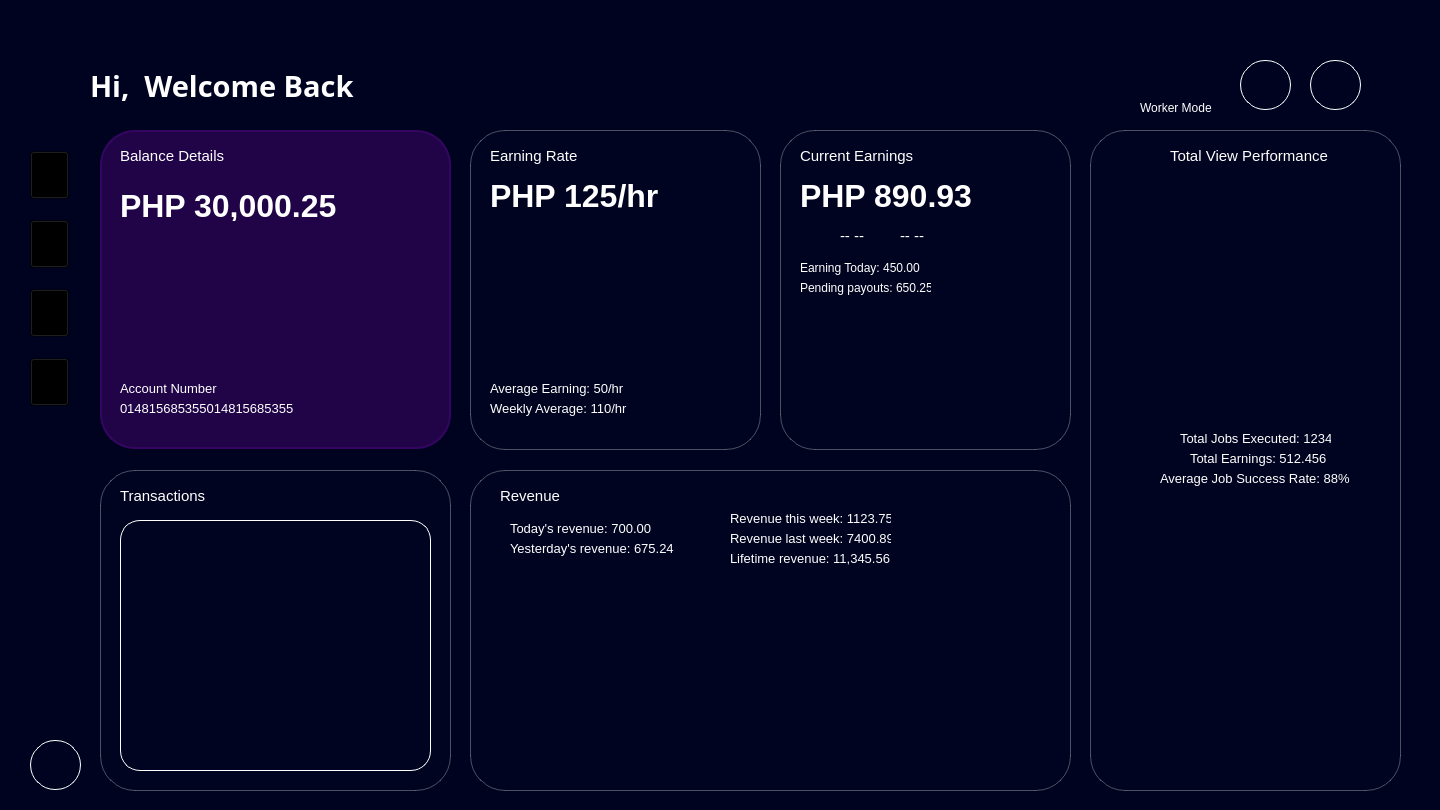
<?xml version="1.0" encoding="UTF-8"?>
<ui version="4.0">
 <class>earning_dash</class>
 <widget class="QMainWindow" name="earning_dash">
  <property name="geometry">
   <rect>
    <x>0</x>
    <y>0</y>
    <width>1440</width>
    <height>810</height>
   </rect>
  </property>
  <property name="minimumSize">
   <size>
    <width>1440</width>
    <height>810</height>
   </size>
  </property>
  <property name="maximumSize">
   <size>
    <width>1440</width>
    <height>810</height>
   </size>
  </property>
  <property name="windowTitle">
   <string>CrowdCloud</string>
  </property>
  <widget class="QWidget" name="centralwidget">
   <property name="enabled">
    <bool>true</bool>
   </property>
   <property name="minimumSize">
    <size>
     <width>1440</width>
     <height>810</height>
    </size>
   </property>
   <property name="maximumSize">
    <size>
     <width>1440</width>
     <height>810</height>
    </size>
   </property>
   <property name="styleSheet">
    <string notr="true">background-color: rgb(0, 3, 31);</string>
   </property>
   <widget class="QWidget" name="horizontalLayoutWidget">
    <property name="geometry">
     <rect>
      <x>0</x>
      <y>0</y>
      <width>2</width>
      <height>2</height>
     </rect>
    </property>
    <layout class="QHBoxLayout" name="horizontalLayout"/>
   </widget>
   <widget class="QLabel" name="logo">
    <property name="geometry">
     <rect>
      <x>20</x>
      <y>60</y>
      <width>52</width>
      <height>41</height>
     </rect>
    </property>
    <property name="autoFillBackground">
     <bool>false</bool>
    </property>
    <property name="styleSheet">
     <string notr="true">background: transparent;</string>
    </property>
    <property name="text">
     <string/>
    </property>
    <property name="pixmap">
     <pixmap>../../../../../../../Downloads/signup1logo.svg</pixmap>
    </property>
   </widget>
   <widget class="QLabel" name="welcome_label">
    <property name="geometry">
     <rect>
      <x>90</x>
      <y>70</y>
      <width>461</width>
      <height>31</height>
     </rect>
    </property>
    <property name="font">
     <font>
      <family>Century Gothic</family>
      <pointsize>22</pointsize>
      <weight>75</weight>
      <bold>true</bold>
     </font>
    </property>
    <property name="styleSheet">
     <string notr="true">background: transparent;
color: white;

</string>
    </property>
    <property name="text">
     <string>Hi,  Welcome Back</string>
    </property>
   </widget>
   <widget class="QLabel" name="earning_rate">
    <property name="geometry">
     <rect>
      <x>490</x>
      <y>140</y>
      <width>141</width>
      <height>31</height>
     </rect>
    </property>
    <property name="font">
     <font>
      <family>Segoe UI</family>
      <pointsize>11</pointsize>
      <weight>50</weight>
      <bold>false</bold>
     </font>
    </property>
    <property name="styleSheet">
     <string notr="true">color: white;
background: transparent;

</string>
    </property>
    <property name="text">
     <string>Earning Rate</string>
    </property>
   </widget>
   <widget class="QLabel" name="earning_con">
    <property name="geometry">
     <rect>
      <x>470</x>
      <y>130</y>
      <width>291</width>
      <height>320</height>
     </rect>
    </property>
    <property name="styleSheet">
     <string notr="true">QLabel {
	background-color: rgba(20, 20, 50, 10);
    border: 1px solid rgba(255, 255, 255, 0.3);
    border-radius: 35px;
    padding: 8px;
    color: white;
    font-family: &quot;Segoe UI&quot;;
    font-size: 13px;
}

QLabel:focus {
    border: 1px solid #7D5FFF;
    box-shadow: 0px 0px 8px #7D5FFF;
}
</string>
    </property>
    <property name="text">
     <string/>
    </property>
   </widget>
   <widget class="QWidget" name="verticalLayoutWidget">
    <property name="geometry">
     <rect>
      <x>30</x>
      <y>130</y>
      <width>43</width>
      <height>301</height>
     </rect>
    </property>
    <layout class="QVBoxLayout" name="verticalLayout">
     <property name="spacing">
      <number>0</number>
     </property>
     <item>
      <widget class="QToolButton" name="dash_bt">
       <property name="sizePolicy">
        <sizepolicy hsizetype="Fixed" vsizetype="Fixed">
         <horstretch>15</horstretch>
         <verstretch>15</verstretch>
        </sizepolicy>
       </property>
       <property name="styleSheet">
        <string notr="true">background: transparent;</string>
       </property>
       <property name="text">
        <string/>
       </property>
       <property name="icon">
        <iconset>
         <normaloff>../../../../../Downloads/dashboard.png</normaloff>../../../../../Downloads/dashboard.png</iconset>
       </property>
       <property name="iconSize">
        <size>
         <width>31</width>
         <height>41</height>
        </size>
       </property>
      </widget>
     </item>
     <item>
      <widget class="QToolButton" name="sys_bt">
       <property name="sizePolicy">
        <sizepolicy hsizetype="Fixed" vsizetype="Fixed">
         <horstretch>15</horstretch>
         <verstretch>15</verstretch>
        </sizepolicy>
       </property>
       <property name="styleSheet">
        <string notr="true">background: transparent;</string>
       </property>
       <property name="text">
        <string/>
       </property>
       <property name="icon">
        <iconset>
         <normaloff>../../../../../Downloads/system.png</normaloff>../../../../../Downloads/system.png</iconset>
       </property>
       <property name="iconSize">
        <size>
         <width>31</width>
         <height>41</height>
        </size>
       </property>
      </widget>
     </item>
     <item>
      <widget class="QToolButton" name="job_bt">
       <property name="sizePolicy">
        <sizepolicy hsizetype="Fixed" vsizetype="Fixed">
         <horstretch>15</horstretch>
         <verstretch>15</verstretch>
        </sizepolicy>
       </property>
       <property name="styleSheet">
        <string notr="true">background: transparent;</string>
       </property>
       <property name="text">
        <string/>
       </property>
       <property name="icon">
        <iconset>
         <normaloff>../../../../../Downloads/jobs.png</normaloff>../../../../../Downloads/jobs.png</iconset>
       </property>
       <property name="iconSize">
        <size>
         <width>31</width>
         <height>41</height>
        </size>
       </property>
      </widget>
     </item>
     <item>
      <widget class="QToolButton" name="earning_bt">
       <property name="sizePolicy">
        <sizepolicy hsizetype="Fixed" vsizetype="Fixed">
         <horstretch>15</horstretch>
         <verstretch>15</verstretch>
        </sizepolicy>
       </property>
       <property name="styleSheet">
        <string notr="true">background: transparent;</string>
       </property>
       <property name="text">
        <string/>
       </property>
       <property name="icon">
        <iconset>
         <normaloff>../../../../../Downloads/earnings.png</normaloff>../../../../../Downloads/earnings.png</iconset>
       </property>
       <property name="iconSize">
        <size>
         <width>31</width>
         <height>41</height>
        </size>
       </property>
      </widget>
     </item>
    </layout>
   </widget>
   <widget class="QToolButton" name="settings_bt">
    <property name="geometry">
     <rect>
      <x>30</x>
      <y>740</y>
      <width>51</width>
      <height>50</height>
     </rect>
    </property>
    <property name="sizePolicy">
     <sizepolicy hsizetype="Fixed" vsizetype="Fixed">
      <horstretch>15</horstretch>
      <verstretch>15</verstretch>
     </sizepolicy>
    </property>
    <property name="styleSheet">
     <string notr="true">QToolButton {
    background: transparent;       /* no fill */
    color: white;                  /* icon/text color */
    border: 1px solid #ffffff;     /* white border */
    border-radius: 25px;           /* make it round (half of width/height) */
    padding: 3px;                  /* space inside */
}
</string>
    </property>
    <property name="text">
     <string/>
    </property>
    <property name="icon">
     <iconset>
      <normaloff>../../../../../Downloads/settings.png</normaloff>../../../../../Downloads/settings.png</iconset>
    </property>
    <property name="iconSize">
     <size>
      <width>35</width>
      <height>35</height>
     </size>
    </property>
   </widget>
   <widget class="QLabel" name="balance_con">
    <property name="geometry">
     <rect>
      <x>100</x>
      <y>130</y>
      <width>351</width>
      <height>319</height>
     </rect>
    </property>
    <property name="styleSheet">
     <string notr="true">QLabel {
	background-color: #200447;
    border: 2px solid #340561;
    border-radius: 35px;
    padding: 8px;
    color: white;
    font-family: &quot;Segoe UI&quot;;
    font-size: 13px;
}

QLabel:focus {
    border: 1px solid #7D5FFF;
    box-shadow: 0px 0px 8px #7D5FFF;
}
</string>
    </property>
    <property name="text">
     <string/>
    </property>
   </widget>
   <widget class="QLabel" name="balance_details">
    <property name="geometry">
     <rect>
      <x>120</x>
      <y>140</y>
      <width>121</width>
      <height>31</height>
     </rect>
    </property>
    <property name="font">
     <font>
      <family>Segoe UI</family>
      <pointsize>11</pointsize>
      <weight>50</weight>
      <bold>false</bold>
     </font>
    </property>
    <property name="styleSheet">
     <string notr="true">color: white;
background: transparent;

</string>
    </property>
    <property name="text">
     <string>Balance Details</string>
    </property>
   </widget>
   <widget class="QWidget" name="eline_chart" native="true">
    <property name="geometry">
     <rect>
      <x>490</x>
      <y>230</y>
      <width>251</width>
      <height>131</height>
     </rect>
    </property>
    <property name="styleSheet">
     <string notr="true">background: transparent;
</string>
    </property>
   </widget>
   <widget class="QToolButton" name="prof_button">
    <property name="geometry">
     <rect>
      <x>1310</x>
      <y>60</y>
      <width>51</width>
      <height>50</height>
     </rect>
    </property>
    <property name="sizePolicy">
     <sizepolicy hsizetype="Fixed" vsizetype="Fixed">
      <horstretch>15</horstretch>
      <verstretch>15</verstretch>
     </sizepolicy>
    </property>
    <property name="styleSheet">
     <string notr="true">QToolButton {
    background: transparent;       /* no fill */
    color: white;                  /* icon/text color */
    border: 1px solid #ffffff;     /* white border */
    border-radius: 25px;           /* make it round (half of width/height) */
    padding: 3px;                  /* space inside */
}
</string>
    </property>
    <property name="text">
     <string/>
    </property>
    <property name="icon">
     <iconset>
      <normaloff>../../../../../Downloads/Profile.png</normaloff>../../../../../Downloads/Profile.png</iconset>
    </property>
    <property name="iconSize">
     <size>
      <width>35</width>
      <height>35</height>
     </size>
    </property>
   </widget>
   <widget class="QToolButton" name="notif_button">
    <property name="geometry">
     <rect>
      <x>1240</x>
      <y>60</y>
      <width>51</width>
      <height>50</height>
     </rect>
    </property>
    <property name="sizePolicy">
     <sizepolicy hsizetype="Fixed" vsizetype="Fixed">
      <horstretch>15</horstretch>
      <verstretch>15</verstretch>
     </sizepolicy>
    </property>
    <property name="styleSheet">
     <string notr="true">QToolButton {
    background: transparent;       /* no fill */
    color: white;                  /* icon/text color */
    border: 1px solid #ffffff;     /* white border */
    border-radius: 25px;           /* make it round (half of width/height) */
    padding: 3px;                  /* space inside */
}
</string>
    </property>
    <property name="text">
     <string/>
    </property>
    <property name="icon">
     <iconset>
      <normaloff>../../../../../Downloads/CC Desktop UI (14)/Login/Communication/Notification.png</normaloff>../../../../../Downloads/CC Desktop UI (14)/Login/Communication/Notification.png</iconset>
    </property>
    <property name="iconSize">
     <size>
      <width>35</width>
      <height>35</height>
     </size>
    </property>
   </widget>
   <widget class="QWidget" name="toggle_switch" native="true">
    <property name="geometry">
     <rect>
      <x>1130</x>
      <y>70</y>
      <width>91</width>
      <height>21</height>
     </rect>
    </property>
    <property name="styleSheet">
     <string notr="true">background: transparent;
</string>
    </property>
   </widget>
   <widget class="QLabel" name="workerM_label">
    <property name="geometry">
     <rect>
      <x>1140</x>
      <y>100</y>
      <width>81</width>
      <height>16</height>
     </rect>
    </property>
    <property name="font">
     <font>
      <family>Segoe UI</family>
      <pointsize>9</pointsize>
      <weight>50</weight>
      <bold>false</bold>
     </font>
    </property>
    <property name="styleSheet">
     <string notr="true">color: white;
background: transparent;

</string>
    </property>
    <property name="text">
     <string>Worker Mode</string>
    </property>
   </widget>
   <widget class="QLabel" name="ppayouts_label">
    <property name="geometry">
     <rect>
      <x>800</x>
      <y>280</y>
      <width>131</width>
      <height>16</height>
     </rect>
    </property>
    <property name="font">
     <font>
      <family>Segoe UI</family>
      <pointsize>9</pointsize>
      <weight>50</weight>
      <bold>false</bold>
     </font>
    </property>
    <property name="styleSheet">
     <string notr="true">color: white;
background: transparent;

</string>
    </property>
    <property name="text">
     <string>Pending payouts: 650.25</string>
    </property>
   </widget>
   <widget class="QLabel" name="etoday_label">
    <property name="geometry">
     <rect>
      <x>800</x>
      <y>260</y>
      <width>131</width>
      <height>16</height>
     </rect>
    </property>
    <property name="font">
     <font>
      <family>Segoe UI</family>
      <pointsize>9</pointsize>
      <weight>50</weight>
      <bold>false</bold>
     </font>
    </property>
    <property name="styleSheet">
     <string notr="true">color: white;
background: transparent;

</string>
    </property>
    <property name="text">
     <string>Earning Today: 450.00</string>
    </property>
   </widget>
   <widget class="QLabel" name="acc_number">
    <property name="geometry">
     <rect>
      <x>120</x>
      <y>380</y>
      <width>121</width>
      <height>16</height>
     </rect>
    </property>
    <property name="font">
     <font>
      <family>Segoe UI</family>
      <pointsize>10</pointsize>
      <weight>50</weight>
      <bold>false</bold>
     </font>
    </property>
    <property name="styleSheet">
     <string notr="true">color: white;
background: transparent;

</string>
    </property>
    <property name="text">
     <string>Account Number</string>
    </property>
   </widget>
   <widget class="QLabel" name="accnum_label">
    <property name="geometry">
     <rect>
      <x>120</x>
      <y>400</y>
      <width>181</width>
      <height>16</height>
     </rect>
    </property>
    <property name="font">
     <font>
      <family>Segoe UI</family>
      <pointsize>10</pointsize>
      <weight>50</weight>
      <bold>false</bold>
     </font>
    </property>
    <property name="styleSheet">
     <string notr="true">color: white;
background: transparent;

</string>
    </property>
    <property name="text">
     <string>014815685355014815685355</string>
    </property>
   </widget>
   <widget class="QLabel" name="current_con">
    <property name="geometry">
     <rect>
      <x>780</x>
      <y>130</y>
      <width>291</width>
      <height>320</height>
     </rect>
    </property>
    <property name="styleSheet">
     <string notr="true">QLabel {
	background-color: rgba(20, 20, 50, 10);
    border: 1px solid rgba(255, 255, 255, 0.3);
    border-radius: 35px;
    padding: 8px;
    color: white;
    font-family: &quot;Segoe UI&quot;;
    font-size: 13px;
}

QLabel:focus {
    border: 1px solid #7D5FFF;
    box-shadow: 0px 0px 8px #7D5FFF;
}
</string>
    </property>
    <property name="text">
     <string/>
    </property>
   </widget>
   <widget class="QLabel" name="trans_con">
    <property name="geometry">
     <rect>
      <x>100</x>
      <y>470</y>
      <width>351</width>
      <height>321</height>
     </rect>
    </property>
    <property name="styleSheet">
     <string notr="true">QLabel {
	background-color: rgba(20, 20, 50, 10);
    border: 1px solid rgba(255, 255, 255, 0.3);
    border-radius: 35px;
    padding: 8px;
    color: white;
    font-family: &quot;Segoe UI&quot;;
    font-size: 13px;
}

QLabel:focus {
    border: 1px solid #7D5FFF;
    box-shadow: 0px 0px 8px #7D5FFF;
}
</string>
    </property>
    <property name="text">
     <string/>
    </property>
   </widget>
   <widget class="QLabel" name="revenue_con">
    <property name="geometry">
     <rect>
      <x>470</x>
      <y>470</y>
      <width>601</width>
      <height>321</height>
     </rect>
    </property>
    <property name="styleSheet">
     <string notr="true">QLabel {
	background-color: rgba(20, 20, 50, 10);
    border: 1px solid rgba(255, 255, 255, 0.3);
    border-radius: 35px;
    padding: 8px;
    color: white;
    font-family: &quot;Segoe UI&quot;;
    font-size: 13px;
}

QLabel:focus {
    border: 1px solid #7D5FFF;
    box-shadow: 0px 0px 8px #7D5FFF;
}
</string>
    </property>
    <property name="text">
     <string/>
    </property>
   </widget>
   <widget class="QLabel" name="tvp_con">
    <property name="geometry">
     <rect>
      <x>1090</x>
      <y>130</y>
      <width>311</width>
      <height>661</height>
     </rect>
    </property>
    <property name="styleSheet">
     <string notr="true">QLabel {
	background-color: rgba(20, 20, 50, 10);
    border: 1px solid rgba(255, 255, 255, 0.3);
    border-radius: 35px;
    padding: 8px;
    color: white;
    font-family: &quot;Segoe UI&quot;;
    font-size: 13px;
}

QLabel:focus {
    border: 1px solid #7D5FFF;
    box-shadow: 0px 0px 8px #7D5FFF;
}
</string>
    </property>
    <property name="text">
     <string/>
    </property>
   </widget>
   <widget class="QLabel" name="amount_label">
    <property name="geometry">
     <rect>
      <x>120</x>
      <y>190</y>
      <width>251</width>
      <height>31</height>
     </rect>
    </property>
    <property name="font">
     <font>
      <family>Segoe UI</family>
      <pointsize>24</pointsize>
      <weight>75</weight>
      <bold>true</bold>
     </font>
    </property>
    <property name="styleSheet">
     <string notr="true">color: white;
background: transparent;

</string>
    </property>
    <property name="text">
     <string>PHP 30,000.25</string>
    </property>
   </widget>
   <widget class="QWidget" name="inc_wid" native="true">
    <property name="geometry">
     <rect>
      <x>800</x>
      <y>230</y>
      <width>21</width>
      <height>21</height>
     </rect>
    </property>
    <property name="styleSheet">
     <string notr="true">background: transparent;
</string>
    </property>
   </widget>
   <widget class="QLabel" name="inc_label">
    <property name="geometry">
     <rect>
      <x>840</x>
      <y>220</y>
      <width>31</width>
      <height>31</height>
     </rect>
    </property>
    <property name="font">
     <font>
      <family>Segoe UI</family>
      <pointsize>11</pointsize>
      <weight>50</weight>
      <bold>false</bold>
     </font>
    </property>
    <property name="styleSheet">
     <string notr="true">color: white;
background: transparent;

</string>
    </property>
    <property name="text">
     <string>-- --</string>
    </property>
   </widget>
   <widget class="QLabel" name="currentp_label">
    <property name="geometry">
     <rect>
      <x>900</x>
      <y>220</y>
      <width>61</width>
      <height>31</height>
     </rect>
    </property>
    <property name="font">
     <font>
      <family>Segoe UI</family>
      <pointsize>11</pointsize>
      <weight>50</weight>
      <bold>false</bold>
     </font>
    </property>
    <property name="styleSheet">
     <string notr="true">color: white;
background: transparent;

</string>
    </property>
    <property name="text">
     <string>-- --</string>
    </property>
   </widget>
   <widget class="QLabel" name="earning_label">
    <property name="geometry">
     <rect>
      <x>490</x>
      <y>180</y>
      <width>191</width>
      <height>31</height>
     </rect>
    </property>
    <property name="font">
     <font>
      <family>Segoe UI</family>
      <pointsize>24</pointsize>
      <weight>75</weight>
      <bold>true</bold>
     </font>
    </property>
    <property name="styleSheet">
     <string notr="true">color: white;
background: transparent;

</string>
    </property>
    <property name="text">
     <string>PHP 125/hr</string>
    </property>
   </widget>
   <widget class="QLabel" name="avgearning_label">
    <property name="geometry">
     <rect>
      <x>490</x>
      <y>380</y>
      <width>151</width>
      <height>16</height>
     </rect>
    </property>
    <property name="font">
     <font>
      <family>Segoe UI</family>
      <pointsize>10</pointsize>
      <weight>50</weight>
      <bold>false</bold>
     </font>
    </property>
    <property name="styleSheet">
     <string notr="true">color: white;
background: transparent;

</string>
    </property>
    <property name="text">
     <string>Average Earning: 50/hr</string>
    </property>
   </widget>
   <widget class="QLabel" name="wavg_label">
    <property name="geometry">
     <rect>
      <x>490</x>
      <y>400</y>
      <width>151</width>
      <height>16</height>
     </rect>
    </property>
    <property name="font">
     <font>
      <family>Segoe UI</family>
      <pointsize>10</pointsize>
      <weight>50</weight>
      <bold>false</bold>
     </font>
    </property>
    <property name="styleSheet">
     <string notr="true">color: white;
background: transparent;

</string>
    </property>
    <property name="text">
     <string>Weekly Average: 110/hr</string>
    </property>
   </widget>
   <widget class="QLabel" name="current_earning">
    <property name="geometry">
     <rect>
      <x>800</x>
      <y>140</y>
      <width>141</width>
      <height>31</height>
     </rect>
    </property>
    <property name="font">
     <font>
      <family>Segoe UI</family>
      <pointsize>11</pointsize>
      <weight>50</weight>
      <bold>false</bold>
     </font>
    </property>
    <property name="styleSheet">
     <string notr="true">color: white;
background: transparent;

</string>
    </property>
    <property name="text">
     <string>Current Earnings</string>
    </property>
   </widget>
   <widget class="QLabel" name="cearning_label">
    <property name="geometry">
     <rect>
      <x>800</x>
      <y>180</y>
      <width>191</width>
      <height>31</height>
     </rect>
    </property>
    <property name="font">
     <font>
      <family>Segoe UI</family>
      <pointsize>24</pointsize>
      <weight>75</weight>
      <bold>true</bold>
     </font>
    </property>
    <property name="styleSheet">
     <string notr="true">color: white;
background: transparent;

</string>
    </property>
    <property name="text">
     <string>PHP 890.93</string>
    </property>
   </widget>
   <widget class="QWidget" name="current_chart" native="true">
    <property name="geometry">
     <rect>
      <x>800</x>
      <y>310</y>
      <width>251</width>
      <height>121</height>
     </rect>
    </property>
    <property name="styleSheet">
     <string notr="true">background: transparent;
</string>
    </property>
   </widget>
   <widget class="QLabel" name="transactions">
    <property name="geometry">
     <rect>
      <x>120</x>
      <y>480</y>
      <width>121</width>
      <height>31</height>
     </rect>
    </property>
    <property name="font">
     <font>
      <family>Segoe UI</family>
      <pointsize>11</pointsize>
      <weight>50</weight>
      <bold>false</bold>
     </font>
    </property>
    <property name="styleSheet">
     <string notr="true">color: white;
background: transparent;


</string>
    </property>
    <property name="text">
     <string>Transactions</string>
    </property>
   </widget>
   <widget class="QLabel" name="revenue">
    <property name="geometry">
     <rect>
      <x>500</x>
      <y>480</y>
      <width>121</width>
      <height>31</height>
     </rect>
    </property>
    <property name="font">
     <font>
      <family>Segoe UI</family>
      <pointsize>11</pointsize>
      <weight>50</weight>
      <bold>false</bold>
     </font>
    </property>
    <property name="styleSheet">
     <string notr="true">color: white;
background: transparent;

</string>
    </property>
    <property name="text">
     <string>Revenue</string>
    </property>
   </widget>
   <widget class="QLabel" name="totalv_performance">
    <property name="geometry">
     <rect>
      <x>1170</x>
      <y>140</y>
      <width>161</width>
      <height>31</height>
     </rect>
    </property>
    <property name="font">
     <font>
      <family>Segoe UI</family>
      <pointsize>11</pointsize>
      <weight>50</weight>
      <bold>false</bold>
     </font>
    </property>
    <property name="styleSheet">
     <string notr="true">color: white;
background: transparent;

</string>
    </property>
    <property name="text">
     <string>Total View Performance</string>
    </property>
   </widget>
   <widget class="QWidget" name="tvp_chart" native="true">
    <property name="geometry">
     <rect>
      <x>1140</x>
      <y>190</y>
      <width>224</width>
      <height>224</height>
     </rect>
    </property>
    <property name="styleSheet">
     <string notr="true">background: transparent;
</string>
    </property>
   </widget>
   <widget class="QLabel" name="tjexe_label">
    <property name="geometry">
     <rect>
      <x>1180</x>
      <y>430</y>
      <width>151</width>
      <height>16</height>
     </rect>
    </property>
    <property name="font">
     <font>
      <family>Segoe UI</family>
      <pointsize>10</pointsize>
      <weight>50</weight>
      <bold>false</bold>
     </font>
    </property>
    <property name="styleSheet">
     <string notr="true">color: white;
background: transparent;

</string>
    </property>
    <property name="text">
     <string>Total Jobs Executed: 1234</string>
    </property>
   </widget>
   <widget class="QLabel" name="tearning_label">
    <property name="geometry">
     <rect>
      <x>1190</x>
      <y>450</y>
      <width>141</width>
      <height>16</height>
     </rect>
    </property>
    <property name="font">
     <font>
      <family>Segoe UI</family>
      <pointsize>10</pointsize>
      <weight>50</weight>
      <bold>false</bold>
     </font>
    </property>
    <property name="styleSheet">
     <string notr="true">color: white;
background: transparent;

</string>
    </property>
    <property name="text">
     <string>Total Earnings: 512.456</string>
    </property>
   </widget>
   <widget class="QLabel" name="ajsrate_label">
    <property name="geometry">
     <rect>
      <x>1160</x>
      <y>470</y>
      <width>191</width>
      <height>16</height>
     </rect>
    </property>
    <property name="font">
     <font>
      <family>Segoe UI</family>
      <pointsize>10</pointsize>
      <weight>50</weight>
      <bold>false</bold>
     </font>
    </property>
    <property name="styleSheet">
     <string notr="true">color: white;
background: transparent;

</string>
    </property>
    <property name="text">
     <string>Average Job Success Rate: 88%</string>
    </property>
   </widget>
   <widget class="QWidget" name="revenue_chart" native="true">
    <property name="geometry">
     <rect>
      <x>500</x>
      <y>580</y>
      <width>541</width>
      <height>181</height>
     </rect>
    </property>
    <property name="styleSheet">
     <string notr="true">background: transparent;
</string>
    </property>
   </widget>
   <widget class="QLabel" name="trevenue_label">
    <property name="geometry">
     <rect>
      <x>510</x>
      <y>520</y>
      <width>151</width>
      <height>16</height>
     </rect>
    </property>
    <property name="font">
     <font>
      <family>Segoe UI</family>
      <pointsize>10</pointsize>
      <weight>50</weight>
      <bold>false</bold>
     </font>
    </property>
    <property name="styleSheet">
     <string notr="true">color: white;
background: transparent;

</string>
    </property>
    <property name="text">
     <string>Today's revenue: 700.00</string>
    </property>
   </widget>
   <widget class="QLabel" name="yrevenue_label">
    <property name="geometry">
     <rect>
      <x>510</x>
      <y>540</y>
      <width>171</width>
      <height>16</height>
     </rect>
    </property>
    <property name="font">
     <font>
      <family>Segoe UI</family>
      <pointsize>10</pointsize>
      <weight>50</weight>
      <bold>false</bold>
     </font>
    </property>
    <property name="styleSheet">
     <string notr="true">color: white;
background: transparent;

</string>
    </property>
    <property name="text">
     <string>Yesterday's revenue: 675.24</string>
    </property>
   </widget>
   <widget class="QLabel" name="rweek_label">
    <property name="geometry">
     <rect>
      <x>730</x>
      <y>510</y>
      <width>161</width>
      <height>16</height>
     </rect>
    </property>
    <property name="font">
     <font>
      <family>Segoe UI</family>
      <pointsize>10</pointsize>
      <weight>50</weight>
      <bold>false</bold>
     </font>
    </property>
    <property name="styleSheet">
     <string notr="true">color: white;
background: transparent;

</string>
    </property>
    <property name="text">
     <string>Revenue this week: 1123.75</string>
    </property>
   </widget>
   <widget class="QLabel" name="rlweek_label">
    <property name="geometry">
     <rect>
      <x>730</x>
      <y>530</y>
      <width>161</width>
      <height>16</height>
     </rect>
    </property>
    <property name="font">
     <font>
      <family>Segoe UI</family>
      <pointsize>10</pointsize>
      <weight>50</weight>
      <bold>false</bold>
     </font>
    </property>
    <property name="styleSheet">
     <string notr="true">color: white;
background: transparent;

</string>
    </property>
    <property name="text">
     <string>Revenue last week: 7400.89</string>
    </property>
   </widget>
   <widget class="QLabel" name="lrevenue_label">
    <property name="geometry">
     <rect>
      <x>730</x>
      <y>550</y>
      <width>171</width>
      <height>16</height>
     </rect>
    </property>
    <property name="font">
     <font>
      <family>Segoe UI</family>
      <pointsize>10</pointsize>
      <weight>50</weight>
      <bold>false</bold>
     </font>
    </property>
    <property name="styleSheet">
     <string notr="true">color: white;
background: transparent;

</string>
    </property>
    <property name="text">
     <string>Lifetime revenue: 11,345.56</string>
    </property>
   </widget>
   <widget class="QTableView" name="trans_tablev">
    <property name="geometry">
     <rect>
      <x>120</x>
      <y>520</y>
      <width>311</width>
      <height>251</height>
     </rect>
    </property>
    <property name="styleSheet">
     <string notr="true">QTableView {
    background: transparent;
    border: 1px solid #ffffff;
    border-radius: 20px;   /* adjust radius to your liking */
    gridline-color: rgba(255,255,255,0.2);
    color: white;
    font-family: &quot;Segoe UI&quot;;
    font-size: 13px;
    selection-background-color: rgba(125, 95, 255, 0.4);
}

/* Internal viewport must also be rounded */
QTableView::viewport {
    background: transparent;
    border-radius: 20px;
}

/* Header styling */
QHeaderView::section {
    background-color: rgba(20,20,50,0.6);
    color: white;
    border: none;
    padding: 6px;
    font-weight: bold;
}

/* Optional: first/last header corners */
QHeaderView::section:first {
    border-top-left-radius: 20px;
}
QHeaderView::section:last {
    border-top-right-radius: 20px;
}
</string>
    </property>
   </widget>
   <zorder>current_con</zorder>
   <zorder>trans_con</zorder>
   <zorder>earning_con</zorder>
   <zorder>horizontalLayoutWidget</zorder>
   <zorder>logo</zorder>
   <zorder>welcome_label</zorder>
   <zorder>earning_rate</zorder>
   <zorder>verticalLayoutWidget</zorder>
   <zorder>settings_bt</zorder>
   <zorder>balance_con</zorder>
   <zorder>balance_details</zorder>
   <zorder>eline_chart</zorder>
   <zorder>prof_button</zorder>
   <zorder>notif_button</zorder>
   <zorder>toggle_switch</zorder>
   <zorder>workerM_label</zorder>
   <zorder>ppayouts_label</zorder>
   <zorder>etoday_label</zorder>
   <zorder>acc_number</zorder>
   <zorder>accnum_label</zorder>
   <zorder>revenue_con</zorder>
   <zorder>tvp_con</zorder>
   <zorder>amount_label</zorder>
   <zorder>inc_wid</zorder>
   <zorder>inc_label</zorder>
   <zorder>currentp_label</zorder>
   <zorder>earning_label</zorder>
   <zorder>avgearning_label</zorder>
   <zorder>wavg_label</zorder>
   <zorder>current_earning</zorder>
   <zorder>cearning_label</zorder>
   <zorder>current_chart</zorder>
   <zorder>transactions</zorder>
   <zorder>revenue</zorder>
   <zorder>totalv_performance</zorder>
   <zorder>tvp_chart</zorder>
   <zorder>tjexe_label</zorder>
   <zorder>tearning_label</zorder>
   <zorder>ajsrate_label</zorder>
   <zorder>revenue_chart</zorder>
   <zorder>trevenue_label</zorder>
   <zorder>yrevenue_label</zorder>
   <zorder>rweek_label</zorder>
   <zorder>rlweek_label</zorder>
   <zorder>lrevenue_label</zorder>
   <zorder>trans_tablev</zorder>
  </widget>
 </widget>
 <resources/>
 <connections/>
</ui>
